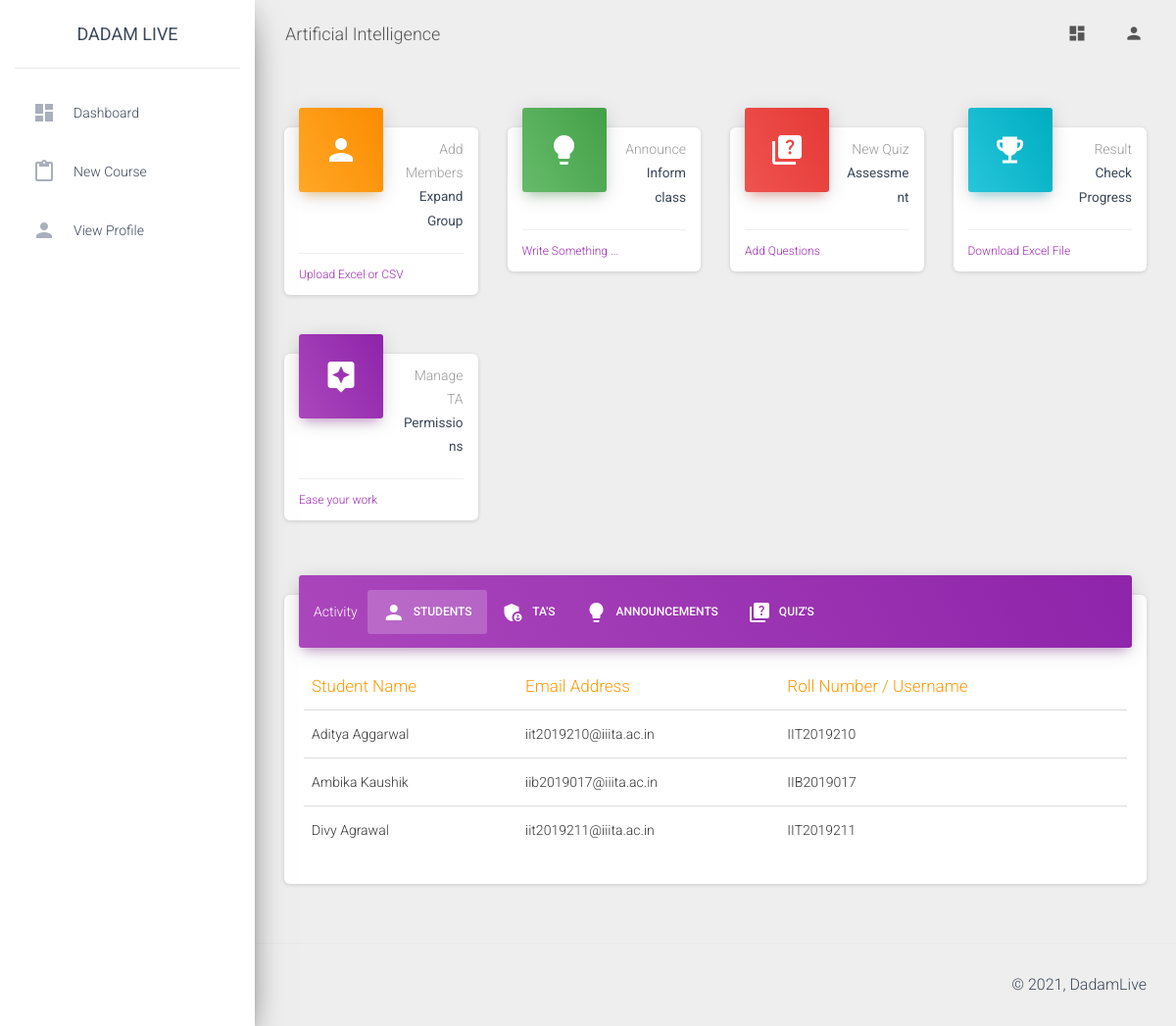
The page /dashboard/faculty/course/view/8 (signed in) on the database its author committed.
### faculty/models.py (models this page shows, shortened)
class Course(models.Model):
    instructor=models.ForeignKey(User, on_delete=models.CASCADE, null=True, blank=True)
    image=models.ImageField(upload_to='post_images/', default="demo.jpg", null=True)
    courseName=models.CharField(null=True, max_length=200)
    created_on=models.DateTimeField(default=datetime.datetime.now(timezone('Asia/Kolkata')))

class Enrolment(models.Model):
    course=models.ForeignKey(Course, on_delete=models.CASCADE, null=True, blank=True)
    user=models.ForeignKey(User, on_delete=models.CASCADE, null=True, blank=True)
    userType=models.ForeignKey(UserType, on_delete=models.SET_NULL, null=True, blank=True)
    enrolled_on=models.DateTimeField(default=datetime.datetime.now(timezone('Asia/Kolkata')))

### faculty/views.py (the view)
# urls.py: path('course/view/<str:course_id>',views.view_course,name="view_course"),
def view_course(request,course_id):
    faculty=basicChecking(request)
    if faculty==False:
        return redirect('home')
    course=""
    try:
        course=Course.objects.get(id=int(course_id))
        if course.instructor!=request.user:
            return JsonResponse({"message": "Course was not found on this server"}, status=400)
    except:
        return JsonResponse({"message": "Course was not found on this server"}, status=400)
    if request.method=="POST":
        pass
    else:
        enrolments=Enrolment.objects.filter(course=course)
        announcements=Announcement.objects.filter(course=course).order_by('-id')
        quizes=Quiz.objects.filter(course=course).order_by('-id')
        TA_permissions=TeachingAssistantPermission.objects.filter(enrolment__course=course)
        ta_contacts=[]
        for each in enrolments:
            if each.userType.userTypeCode==settings.CODE_TA:
                ta_contacts.append(TeachingAssistant.objects.get(user=each.user))
        context={"course": course, "enrolments": enrolments, "announcements": announcements, "quizes": quizes,"TA_permissions": TA_permissions, "ta_contacts": ta_contacts}
        return render(request,"faculty/view_course.html",context=context)

### faculty/views.py (called while the page is built)
def basicChecking(request):
    if request.user.is_authenticated==False:
        return False
    try:
        info=UserInformation.objects.get(user=request.user)
        if info.userType.userTypeCode==settings.CODE_FACULTY:
            faculty=Faculty.objects.get(user=request.user)
            return faculty
        return False
    except:
        return False

### faculty/templates/faculty/view_course.html (shortened to what this page needs)
{% extends 'faculty/base.html' %} {% load static %}
{% block heading %}{{course.courseName}}{% endblock %}
{% block css %}
<link rel="stylesheet" href="http://cdn.datatables.net/1.10.2/css/jquery.dataTables.min.css"></style>
{% endblock %}
{% block main_body %}
<div class="row">
    <div class="col-lg-3 col-md-6 col-sm-6">
      <div class="card card-stats">
        <div class="card-header card-header-warning card-header-icon">
          <div class="card-icon">
            <i class="material-icons">person</i>
          </div>
          <p class="card-category">Add Members</p>
          <h5 class="card-title">
            <small>Expand Group</small>
          </h5>
        </div>
        <div class="card-footer">
          <div class="stats">
            <a data-toggle="modal" data-target="#modal1" href="#">Upload Excel or CSV</a>
          </div>
        </div>
      </div>
    </div>
    <div class="col-lg-3 col-md-6 col-sm-6">
      <div class="card card-stats">
        <div class="card-header card-header-success card-header-icon">
          <div class="card-icon">
            <i class="material-icons">lightbulb</i>
          </div>
          <p class="card-category">Announce</p>
          <h5 class="card-title"><small>Inform class</small></h5>
        </div>
        <div class="card-footer">
          <div class="stats">
            <a data-toggle="modal" data-target="#modal2" href="#">Write Something ...</a>
          </div>
        </div>
      </div>
    </div>
    <div class="col-lg-3 col-md-6 col-sm-6">
      <div class="card card-stats">
        <div class="card-header card-header-danger card-header-icon">
          <div class="card-icon">
            <i class="material-icons">quiz</i>
          </div>
          <p class="card-category">New Quiz</p>
          <h5 class="card-title"><small>Assessment</small></h5>
        </div>
        <div class="card-footer">
          <div class="stats">
            <a data-toggle="modal" data-target="#modal3" href="#">Add Questions</a>
          </div>
        </div>
      </div>
    </div>
    <div class="col-lg-3 col-md-6 col-sm-6">
      <div class="card card-stats">
        <div class="card-header card-header-info card-header-icon">
          <div class="card-icon">
            <i class="material-icons">emoji_events</i>
          </div>
          <p class="card-category">Result</p>
          <h5 class="card-title">
            <small>Check Progress</small></h5>
        </div>
        <div class="card-footer">
          <div class="stats">
            <a href="{% url 'get_report' course_id=course.id %}">Download Excel File</a>
          </div>
        </div>
      </div>
    </div>
    <div class="col-lg-3 col-md-6 col-sm-6">
      <div class="card card-stats">
        <div class="card-header card-header-primary card-header-icon">
          <div class="card-icon">
            <i class="material-icons">assistant</i>
          </div>
          <p class="card-category">Manage TA</p>
          <h5 class="card-title">
            <small>Permissions</small></h5>
        </div>
        <div class="card-footer">
          <div class="stats">
            <a data-toggle="modal" data-target="#modal5" href="#">Ease your work</a>
          </div>
        </div>
      </div>
    </div>
  </div>
  <div class="row">
    <div class="col-lg-12 col-md-12">
      <div class="card">
        <div class="card-header card-header-tabs card-header-primary">
          <div class="nav-tabs-navigation">
            <div class="nav-tabs-wrapper">
              <span class="nav-tabs-title">Activity</span>
              <ul class="nav nav-tabs" data-tabs="tabs">
                <li class="nav-item">
                  <a class="nav-link active" href="#studs" data-toggle="tab">
                    <i class="material-icons">person</i> Students
                    <div class="ripple-container"></div>
                  </a>
                </li>
                <li class="nav-item">
                  <a class="nav-link" href="#tass" data-toggle="tab">
                    <i class="material-icons">admin_panel_settings</i> TA's
                    <div class="ripple-container"></div>
                  </a>
                </li>
                <li class="nav-item">
                  <a class="nav-link" href="#announcemnts" data-toggle="tab">
                    <i class="material-icons">lightbulb</i> Announcements
                    <div class="ripple-container"></div>
                  </a>
                </li>
                <li class="nav-item">
                    <a class="nav-link" href="#quizes" data-toggle="tab">
                      <i class="material-icons">quiz</i> Quiz's
                      <div class="ripple-container"></div>
                    </a>
                </li>
              </ul>
            </div>
          </div>
        </div>
        <div class="card-body">
          <div class="tab-content">
            <div class="tab-pane active" id="studs">
                <table class="table table-hover">
                    <thead class="text-warning">
                      <th>Student Name</th>
                      <th>Email Address</th>
                      <th>Roll Number / Username</th>
                    </thead>
                    <tbody>
                        {% for each in enrolments %}
                        {% ifequal each.userType.userTypeCode 645 %}
                        <tr>
                          {% if each.user.first_name %}
                          <td>{{each.user.first_name}} {{each.user.last_name}}</td>
                          {% else %}
                            {% if each.user.last_name %}
                            <td>{{each.user.first_name}} {{each.user.last_name}}</td>
                            {% else %}
                            <td>-</td>
                            {% endif %}
                          {% endif %}
                            <td>{{each.user.email}}</td>
                            <td>{{each.user.username}}</td>
                        </tr>
                        {% endifequal %}
                        {% endfor %}
                    </tbody>
                </table>
            </div>
          </div>
        </div>
      </div>
    </div>
  </div>
{% endblock %}
{% block left_panel %}
<li class="nav-item">
    <a class="nav-link" href="{% url 'dashboardFaculty' %}">
      <i class="material-icons">dashboard</i>
      <p>Dashboard</p>
    </a>
  </li>
  <li class="nav-item ">
    <a class="nav-link" href="{% url 'start_new_course' %}">
      <i class="material-icons">content_paste</i>
      <p>New Course</p>
    </a>
  </li>
  <li class="nav-item ">
    <a class="nav-link" href="{% url 'view_profile_fa' %}">
      <i class="material-icons">person</i>
      <p>View Profile</p>
    </a>
  </li>
{% endblock %}

### rows shown on the page
Course: courseName "Artificial Intelligence"
Enrolment: user.first_name "Aditya", user.last_name "Aggarwal", user.email "iit2019210@iiita.ac.in", user.username "IIT2019210"
Enrolment: user.first_name "Ambika", user.last_name "Kaushik", user.email "iib2019017@iiita.ac.in", user.username "IIB2019017"
Enrolment: user.first_name "Divy", user.last_name "Agrawal", user.email "iit2019211@iiita.ac.in", user.username "IIT2019211"
